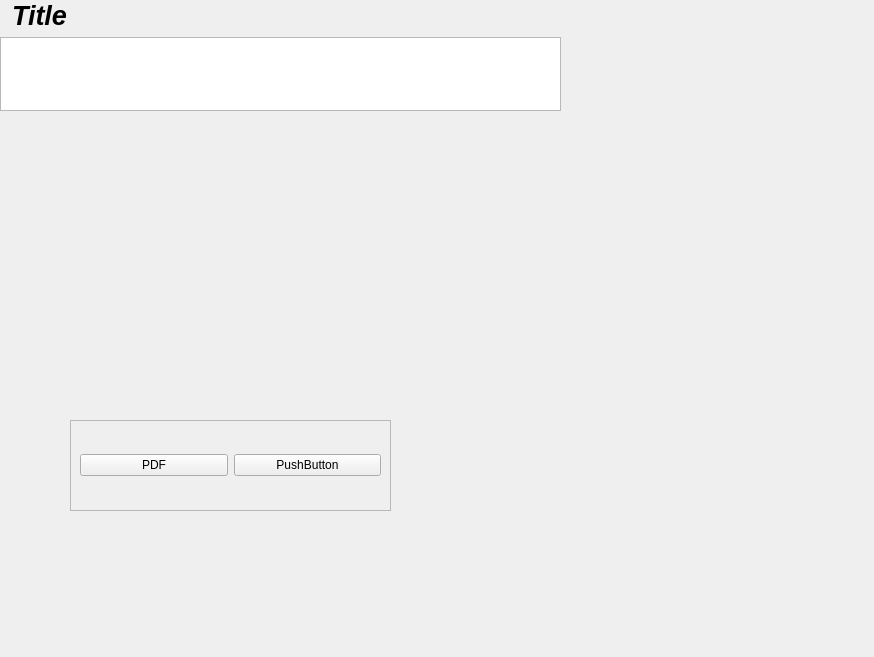
<?xml version="1.0" encoding="UTF-8"?>
<ui version="4.0">
 <class>reportesDiariosPlantilla</class>
 <widget class="QWidget" name="reportesDiariosPlantilla">
  <property name="geometry">
   <rect>
    <x>0</x>
    <y>0</y>
    <width>874</width>
    <height>657</height>
   </rect>
  </property>
  <property name="windowTitle">
   <string>Form</string>
  </property>
  <widget class="QWidget" name="verticalLayoutWidget">
   <property name="geometry">
    <rect>
     <x>0</x>
     <y>0</y>
     <width>561</width>
     <height>111</height>
    </rect>
   </property>
   <layout class="QVBoxLayout" name="verticalLayout">
    <item>
     <widget class="QLabel" name="rDPlantillaTitle">
      <property name="font">
       <font>
        <family>Arial</family>
        <pointsize>20</pointsize>
        <weight>75</weight>
        <italic>true</italic>
        <bold>true</bold>
       </font>
      </property>
      <property name="styleSheet">
       <string notr="true">padding-left: 5px;</string>
      </property>
      <property name="text">
       <string>Title</string>
      </property>
     </widget>
    </item>
    <item>
     <widget class="QTableWidget" name="tableWidget">
      <property name="layoutDirection">
       <enum>Qt::LeftToRight</enum>
      </property>
     </widget>
    </item>
   </layout>
  </widget>
  <widget class="QFrame" name="frame">
   <property name="geometry">
    <rect>
     <x>70</x>
     <y>420</y>
     <width>321</width>
     <height>91</height>
    </rect>
   </property>
   <property name="frameShape">
    <enum>QFrame::StyledPanel</enum>
   </property>
   <property name="frameShadow">
    <enum>QFrame::Raised</enum>
   </property>
   <layout class="QHBoxLayout" name="horizontalLayout_2">
    <item>
     <widget class="QPushButton" name="pushButton">
      <property name="text">
       <string>PDF</string>
      </property>
     </widget>
    </item>
    <item>
     <widget class="QPushButton" name="pushButton_2">
      <property name="text">
       <string>PushButton</string>
      </property>
     </widget>
    </item>
   </layout>
  </widget>
 </widget>
 <resources/>
 <connections/>
</ui>
